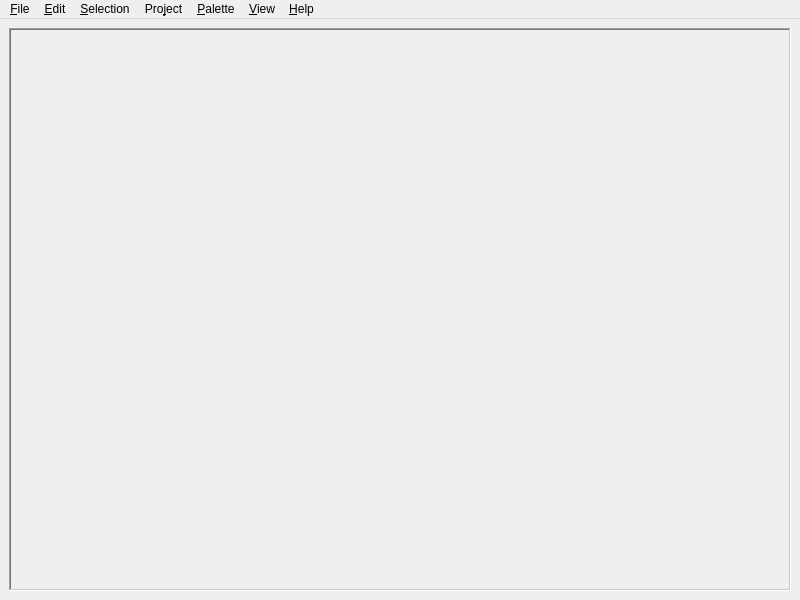
<?xml version="1.0" encoding="UTF-8"?>
<ui version="4.0">
 <class>MainWindow</class>
 <widget class="QMainWindow" name="MainWindow">
  <property name="geometry">
   <rect>
    <x>0</x>
    <y>0</y>
    <width>800</width>
    <height>600</height>
   </rect>
  </property>
  <property name="windowTitle">
   <string>IndexBourne</string>
  </property>
  <property name="windowIcon">
   <iconset resource="../resources.qrc">
    <normaloff>:/icons/bitmap/icon</normaloff>:/icons/bitmap/icon</iconset>
  </property>
  <widget class="QWidget" name="centralwidget">
   <layout class="QGridLayout" name="gridLayout">
    <item row="0" column="0">
     <widget class="QScrollArea" name="scr_canvas">
      <property name="frameShape">
       <enum>QFrame::Shape::WinPanel</enum>
      </property>
      <property name="widgetResizable">
       <bool>true</bool>
      </property>
      <widget class="QWidget" name="scrollAreaWidgetContents">
       <property name="geometry">
        <rect>
         <x>0</x>
         <y>0</y>
         <width>778</width>
         <height>555</height>
        </rect>
       </property>
      </widget>
     </widget>
    </item>
   </layout>
  </widget>
  <widget class="QMenuBar" name="menubar">
   <property name="geometry">
    <rect>
     <x>0</x>
     <y>0</y>
     <width>800</width>
     <height>23</height>
    </rect>
   </property>
   <widget class="QMenu" name="menuFile">
    <property name="title">
     <string>&amp;File</string>
    </property>
    <addaction name="actionNewProject"/>
    <addaction name="actionOpenProject"/>
    <addaction name="actionSaveProject"/>
    <addaction name="actionSaveProjectAs"/>
    <addaction name="separator"/>
    <addaction name="actionQuit"/>
   </widget>
   <widget class="QMenu" name="menuView">
    <property name="title">
     <string>&amp;View</string>
    </property>
    <addaction name="actionZoom_in"/>
    <addaction name="actionZoom_out"/>
    <addaction name="actionTogglePixelGrid"/>
    <addaction name="actionToggleTileGrid"/>
   </widget>
   <widget class="QMenu" name="menuPalette">
    <property name="title">
     <string>&amp;Palette</string>
    </property>
    <addaction name="actionImportPalette"/>
    <addaction name="actionExportPalette"/>
    <addaction name="separator"/>
    <addaction name="actionSharedPalette"/>
    <addaction name="actionReloadSharedPalette"/>
    <addaction name="separator"/>
    <addaction name="actionPaletteQuickSwap"/>
    <addaction name="actionPaletteQuickSwapDestructive"/>
    <addaction name="actionPaletteQuickFill"/>
    <addaction name="separator"/>
    <addaction name="actionSwapABSelection"/>
   </widget>
   <widget class="QMenu" name="menuImage">
    <property name="enabled">
     <bool>true</bool>
    </property>
    <property name="toolTip">
     <string>Coming soon</string>
    </property>
    <property name="title">
     <string>Pro&amp;ject</string>
    </property>
    <widget class="QMenu" name="menuSet_mode">
     <property name="enabled">
      <bool>false</bool>
     </property>
     <property name="title">
      <string>Set mode</string>
     </property>
     <addaction name="actionMode8bpp"/>
     <addaction name="actionMode4bpp"/>
    </widget>
    <addaction name="menuSet_mode"/>
    <addaction name="actionProjectProperties"/>
    <addaction name="actionExport"/>
   </widget>
   <widget class="QMenu" name="menuHelp">
    <property name="title">
     <string>&amp;Help</string>
    </property>
    <addaction name="actionAbout"/>
    <addaction name="actionAboutQt"/>
    <addaction name="actionBugReport"/>
   </widget>
   <widget class="QMenu" name="menuEdit">
    <property name="enabled">
     <bool>true</bool>
    </property>
    <property name="title">
     <string>&amp;Edit</string>
    </property>
    <addaction name="actionUndo"/>
    <addaction name="actionRedo"/>
    <addaction name="separator"/>
    <addaction name="actionApply_transform"/>
    <addaction name="actionDiscard_temp_changes"/>
    <addaction name="separator"/>
    <addaction name="actionCopy"/>
    <addaction name="actionPaste"/>
    <addaction name="actionDeleteGfx"/>
    <addaction name="separator"/>
    <addaction name="actionFillSelection_A"/>
    <addaction name="actionFillSelection_B"/>
    <addaction name="actionVertical_flip"/>
    <addaction name="actionHorizontal_flip"/>
   </widget>
   <widget class="QMenu" name="menuSelection">
    <property name="title">
     <string>&amp;Selection</string>
    </property>
    <addaction name="actionSelectAll"/>
    <addaction name="actionSelectNone"/>
    <addaction name="actionInvertSelection"/>
   </widget>
   <addaction name="menuFile"/>
   <addaction name="menuEdit"/>
   <addaction name="menuSelection"/>
   <addaction name="menuImage"/>
   <addaction name="menuPalette"/>
   <addaction name="menuView"/>
   <addaction name="menuHelp"/>
  </widget>
  <action name="actionZoom_in">
   <property name="icon">
    <iconset theme="zoom-in"/>
   </property>
   <property name="text">
    <string>Zoom in</string>
   </property>
   <property name="shortcut">
    <string>Ctrl++</string>
   </property>
  </action>
  <action name="actionZoom_out">
   <property name="icon">
    <iconset theme="zoom-out"/>
   </property>
   <property name="text">
    <string>Zoom out</string>
   </property>
   <property name="shortcut">
    <string>Ctrl+-</string>
   </property>
  </action>
  <action name="actionNewProject">
   <property name="icon">
    <iconset theme="document-new"/>
   </property>
   <property name="text">
    <string>New project</string>
   </property>
   <property name="shortcut">
    <string>Ctrl+N</string>
   </property>
  </action>
  <action name="actionOpenProject">
   <property name="icon">
    <iconset theme="document-open"/>
   </property>
   <property name="text">
    <string>Open / import</string>
   </property>
   <property name="toolTip">
    <string>Open project file or bitmap image</string>
   </property>
   <property name="shortcut">
    <string>Ctrl+O</string>
   </property>
  </action>
  <action name="actionSaveProject">
   <property name="icon">
    <iconset theme="document-save"/>
   </property>
   <property name="text">
    <string>Save</string>
   </property>
   <property name="toolTip">
    <string>Save project</string>
   </property>
   <property name="shortcut">
    <string>Ctrl+S</string>
   </property>
  </action>
  <action name="actionSaveProjectAs">
   <property name="icon">
    <iconset theme="document-save-as"/>
   </property>
   <property name="text">
    <string>Save as...</string>
   </property>
   <property name="shortcut">
    <string>Ctrl+Shift+S</string>
   </property>
  </action>
  <action name="actionQuit">
   <property name="icon">
    <iconset theme="QIcon::ThemeIcon::ApplicationExit"/>
   </property>
   <property name="text">
    <string>Quit</string>
   </property>
  </action>
  <action name="actionImportPalette">
   <property name="icon">
    <iconset theme="document-open"/>
   </property>
   <property name="text">
    <string>Load</string>
   </property>
  </action>
  <action name="actionExportPalette">
   <property name="icon">
    <iconset theme="document-save-as"/>
   </property>
   <property name="text">
    <string>Save as...</string>
   </property>
   <property name="toolTip">
    <string>Save as...</string>
   </property>
  </action>
  <action name="actionPaletteQuickSwap">
   <property name="text">
    <string>Quick swap color indexes</string>
   </property>
   <property name="shortcut">
    <string>Shift+S</string>
   </property>
  </action>
  <action name="actionPaletteQuickFill">
   <property name="text">
    <string>Quick fill</string>
   </property>
   <property name="shortcut">
    <string>Shift+F</string>
   </property>
  </action>
  <action name="actionAbout">
   <property name="icon">
    <iconset theme="help-about"/>
   </property>
   <property name="text">
    <string>About this program</string>
   </property>
  </action>
  <action name="actionAboutQt">
   <property name="icon">
    <iconset theme="help-about"/>
   </property>
   <property name="text">
    <string>About Qt</string>
   </property>
  </action>
  <action name="actionMode8bpp">
   <property name="checkable">
    <bool>true</bool>
   </property>
   <property name="text">
    <string>8bpp</string>
   </property>
  </action>
  <action name="actionMode4bpp">
   <property name="checkable">
    <bool>true</bool>
   </property>
   <property name="text">
    <string>4bpp</string>
   </property>
  </action>
  <action name="actionExport">
   <property name="icon">
    <iconset theme="media-eject"/>
   </property>
   <property name="text">
    <string>Export</string>
   </property>
   <property name="toolTip">
    <string>Export as bitmap or raw data</string>
   </property>
   <property name="shortcut">
    <string>Ctrl+E</string>
   </property>
  </action>
  <action name="actionTogglePixelGrid">
   <property name="checkable">
    <bool>true</bool>
   </property>
   <property name="text">
    <string>Pixel grid</string>
   </property>
   <property name="toolTip">
    <string>Toggle pixel grid</string>
   </property>
   <property name="shortcut">
    <string>Ctrl+G</string>
   </property>
  </action>
  <action name="actionToggleTileGrid">
   <property name="checkable">
    <bool>true</bool>
   </property>
   <property name="checked">
    <bool>true</bool>
   </property>
   <property name="text">
    <string>Tile grid</string>
   </property>
   <property name="toolTip">
    <string>Toggle tile grid</string>
   </property>
   <property name="shortcut">
    <string>Ctrl+Shift+G</string>
   </property>
  </action>
  <action name="actionUndo">
   <property name="icon">
    <iconset theme="edit-undo"/>
   </property>
   <property name="text">
    <string>Undo</string>
   </property>
   <property name="shortcut">
    <string>Ctrl+Z</string>
   </property>
  </action>
  <action name="actionRedo">
   <property name="icon">
    <iconset theme="edit-redo"/>
   </property>
   <property name="text">
    <string>Redo</string>
   </property>
   <property name="shortcut">
    <string>Ctrl+Shift+Z</string>
   </property>
  </action>
  <action name="actionSharedPalette">
   <property name="checkable">
    <bool>true</bool>
   </property>
   <property name="text">
    <string>Shared file...</string>
   </property>
   <property name="toolTip">
    <string>Use a shared palette</string>
   </property>
  </action>
  <action name="actionProjectProperties">
   <property name="text">
    <string>Properties...</string>
   </property>
  </action>
  <action name="actionApply_transform">
   <property name="enabled">
    <bool>false</bool>
   </property>
   <property name="icon">
    <iconset theme="window-new"/>
   </property>
   <property name="text">
    <string>Apply transformation</string>
   </property>
   <property name="toolTip">
    <string>Apply transformation to the underlying</string>
   </property>
   <property name="shortcut">
    <string>Return</string>
   </property>
  </action>
  <action name="actionDiscard_temp_changes">
   <property name="enabled">
    <bool>false</bool>
   </property>
   <property name="icon">
    <iconset theme="window-close"/>
   </property>
   <property name="text">
    <string>Discard temporary changes</string>
   </property>
   <property name="toolTip">
    <string>Discard any temporary changes and undo</string>
   </property>
   <property name="shortcut">
    <string>Esc</string>
   </property>
  </action>
  <action name="actionReloadSharedPalette">
   <property name="enabled">
    <bool>false</bool>
   </property>
   <property name="text">
    <string>Reload shared file</string>
   </property>
   <property name="shortcut">
    <string>Ctrl+Shift+P</string>
   </property>
  </action>
  <action name="actionDeleteGfx">
   <property name="icon">
    <iconset theme="edit-delete"/>
   </property>
   <property name="text">
    <string>Delete</string>
   </property>
   <property name="shortcut">
    <string>Del</string>
   </property>
  </action>
  <action name="actionFillSelection_A">
   <property name="text">
    <string>Fill with color A</string>
   </property>
   <property name="shortcut">
    <string>N</string>
   </property>
  </action>
  <action name="actionFillSelection_B">
   <property name="text">
    <string>Fill with color B</string>
   </property>
   <property name="shortcut">
    <string>M</string>
   </property>
  </action>
  <action name="actionSwapABSelection">
   <property name="text">
    <string>Swap A/B selection</string>
   </property>
   <property name="shortcut">
    <string>X</string>
   </property>
  </action>
  <action name="actionVertical_flip">
   <property name="icon">
    <iconset theme="object-flip-vertical"/>
   </property>
   <property name="text">
    <string>Vertical flip</string>
   </property>
   <property name="shortcut">
    <string>Shift+V</string>
   </property>
  </action>
  <action name="actionHorizontal_flip">
   <property name="icon">
    <iconset theme="object-flip-horizontal"/>
   </property>
   <property name="text">
    <string>Horizontal flip</string>
   </property>
   <property name="shortcut">
    <string>Shift+H</string>
   </property>
  </action>
  <action name="actionSelectAll">
   <property name="icon">
    <iconset theme="edit-select-all"/>
   </property>
   <property name="text">
    <string>Select all</string>
   </property>
   <property name="shortcut">
    <string>Ctrl+A</string>
   </property>
  </action>
  <action name="actionSelectNone">
   <property name="icon">
    <iconset theme="edit-clear"/>
   </property>
   <property name="text">
    <string>Select none</string>
   </property>
   <property name="shortcut">
    <string>Ctrl+Shift+A</string>
   </property>
  </action>
  <action name="actionInvertSelection">
   <property name="text">
    <string>Invert</string>
   </property>
   <property name="toolTip">
    <string>InvertSelection</string>
   </property>
   <property name="shortcut">
    <string>Ctrl+Shift+I</string>
   </property>
  </action>
  <action name="actionCopy">
   <property name="icon">
    <iconset theme="QIcon::ThemeIcon::EditCopy"/>
   </property>
   <property name="text">
    <string>Copy</string>
   </property>
   <property name="toolTip">
    <string>Copy content in the selected region</string>
   </property>
   <property name="shortcut">
    <string>Ctrl+C</string>
   </property>
  </action>
  <action name="actionPaste">
   <property name="icon">
    <iconset theme="QIcon::ThemeIcon::EditPaste"/>
   </property>
   <property name="text">
    <string>Paste</string>
   </property>
   <property name="toolTip">
    <string>Paste image from clipboard</string>
   </property>
   <property name="shortcut">
    <string>Ctrl+V</string>
   </property>
  </action>
  <action name="actionPaletteQuickSwapDestructive">
   <property name="text">
    <string>Quick swap colors</string>
   </property>
   <property name="toolTip">
    <string>Quick swap colors (destructive)</string>
   </property>
   <property name="shortcut">
    <string>Shift+Z</string>
   </property>
  </action>
  <action name="actionBugReport">
   <property name="icon">
    <iconset theme="dialog-warning"/>
   </property>
   <property name="text">
    <string>Report a bug...</string>
   </property>
  </action>
 </widget>
 <resources>
  <include location="../resources.qrc"/>
 </resources>
 <connections/>
</ui>
